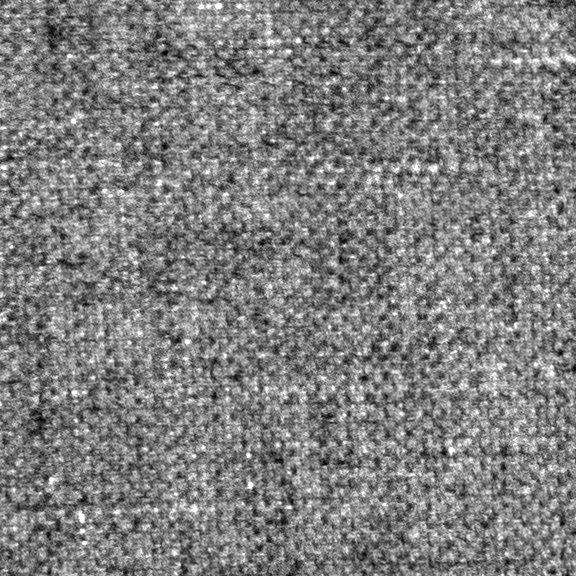
#> input picture textures-dataset/canvas1/canvas1-a-p001.png, 576 x 576 px; its folder holds only this picture in this run
$ jupyter execute --allow-errors Texture.ipynb
#> lines starting #> are read from the running program, lines starting #| are printed output that depends on the picture
# Imports

[cell 1]
from pathlib import Path
import numpy as np
from matplotlib import pyplot as plt
import matplotlib.gridspec as gridspec
from skimage import io, color, graph, segmentation, filters, measure, morphology, draw
from skimage.measure import regionprops
from skimage.transform import resize
import networkx as nx
from multiprocessing import Pool
from tqdm import tqdm
from sklearn.cluster import KMeans
from sklearn.preprocessing import StandardScaler
from sklearn.decomposition import PCA

# Parameters

[cell 2]
NUMBER_OF_THREADS = 4

DATASET = Path("textures-dataset")

CROP_RATIO = 4

SEGMENTATION_COMPACTNESS = 30
NUMBER_OF_SEGMENTS = 3000
WEIGHT_THRESHOLD = 30

RANDOM_STATE = 0

# Initialization

[cell 3]
np.random.seed(RANDOM_STATE)

# Loading Dataset

[cell 4]
images = sorted(DATASET.glob("**/*.png"))
classes = [path.parent.name for path in images]

CLASSES = list(set(classes))

[cell 5]
for i, image in enumerate(images):
    image = io.imread(image)
#> image is the input picture: shape (576, 576); min 0, max 255, mean 126.9
    height, width = image.shape
#> height = 576; width = 576
    image = image[:height // CROP_RATIO, :width // CROP_RATIO]
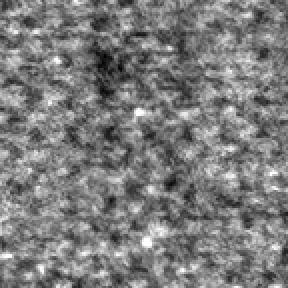
#> image: shape (144, 144) (shown 2 times larger); min 3, max 255, mean 124
    images[i] = np.expand_dims(image, 2)
#> pass 2 of the loop `for i, image in enumerate(images):`:
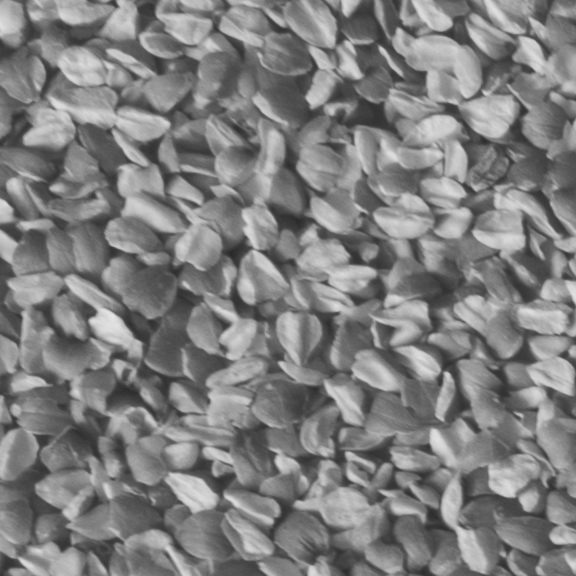
#> input picture textures-dataset/linsseeds1/linseeds1-a-p001.png, 576 x 576 px
#> image is the input picture: shape (576, 576); min 42, max 228, mean 127
#> `image = image[:height // CROP_RATIO, :width // CROP_RATIO]`:
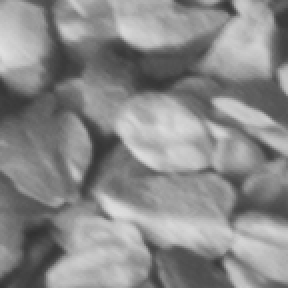
#> image: shape (144, 144) (shown 2 times larger); min 48, max 223, mean 137.7
#> pass 3 of the loop `for i, image in enumerate(images):`:
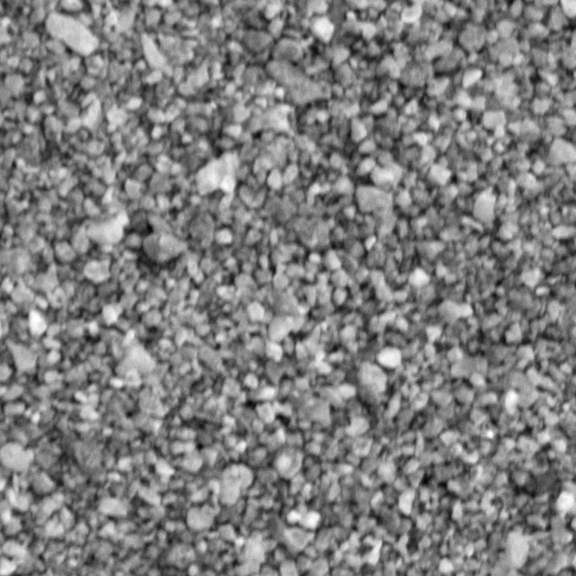
#> input picture textures-dataset/sand1/sand1-a-p001.png, 576 x 576 px
#> image is the input picture: shape (576, 576); min 5, max 255, mean 127
#> `image = image[:height // CROP_RATIO, :width // CROP_RATIO]`:
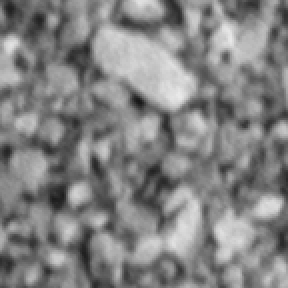
#> image: shape (144, 144) (shown 2 times larger); min 22, max 233, mean 130.7

# Visualization

[cell 6]
import matplotlib.pyplot as plt

#> (the rest of this cell did not finish here and is left out)

#> (a cell that did not finish here is left out)

#> (a cell that did not finish here is left out)

#> (a cell that did not finish here is left out)

#> (a cell that did not finish here is left out)

[cell 11]
def filter_edges (g, threshold):
    G = nx.Graph()

    for edge in g.edges():
        n1, n2 = edge

        if g[n1][n2]["weight"] < threshold:
            G.add_edge(*edge, weight = g[n1][n2]["weight"])

    return G

#> (the rest of this cell did not finish here and is left out)

# Analysis (Multithreaded)

[cell 12]
def filter_edges (g, threshold):
    G = nx.Graph()

    for edge in g.edges():
        n1, n2 = edge

        if g[n1][n2]["weight"] < threshold:
            G.add_edge(*edge, weight=g[n1][n2]["weight"])

    return G

def process (image, compactness = SEGMENTATION_COMPACTNESS, n_segments = NUMBER_OF_SEGMENTS, threshold = WEIGHT_THRESHOLD):
#> called with compactness = 30, n_segments = 3000, threshold = 30
    labels = segmentation.slic(image, compactness=compactness, n_segments=n_segments)
    labels = labels + 1
    regions = regionprops(labels)

    label_rgb = color.label2rgb(labels, image, kind = "avg")
    label_rgb = segmentation.mark_boundaries(label_rgb, labels, (0, 0, 0))

    rag = graph.rag_mean_color(image, labels)

    for region in regions:
        rag.nodes[region["label"]]["centroid"] = region["centroid"]

    G = filter_edges(rag, threshold)

    if not G.nodes():
        return []

    laplacian_spectrum = nx.laplacian_spectrum(G)

    return laplacian_spectrum

X = []

with Pool(NUMBER_OF_THREADS) as p:
    X = list(
        tqdm(
            p.imap(
                process,
                images
            ),
            total = len(images)
        )
    )
#> X = 3 items

[cell 13]
max_length = max(len(x) for x in X)
#> max_length = 2271

padded_X = [np.pad(x, (0, max_length - len(x)), "constant") for x in X]
#> padded_X = 3 items

X = np.array(padded_X)

scaler = StandardScaler()
X = scaler.fit_transform(X)

num_clusters = len(CLASSES)

kmeans = KMeans(n_clusters = num_clusters, random_state = RANDOM_STATE)
labels = kmeans.fit_predict(X)
#> labels = [2, 0, 1]

data_with_labels = np.column_stack((X, labels))

num_components = 2

pca = PCA(n_components = 2)
pca_result = pca.fit_transform(X)
#> pca_result = [[-44.12, -10.65], [64.39, -3], [-20.27, 13.65]]

unique_labels = list(set(labels))
#> unique_labels = [0, 1, 2]

for label in unique_labels:
    indices = [i for i, x in enumerate(labels) if x == label]
    plt.scatter(pca_result[indices, 0], pca_result[indices, 1], label=f'Cluster {label}', s = 50, edgecolor = "k")
#> this loop made 3 passes
#> indices on passes 1 to 3: [1], [2], [0]

plt.title("K-Means Clustering of Laplacian Spectrum")
plt.xlabel("Dimension 1")
plt.ylabel("Dimension 2")
plt.legend()
plt.show()
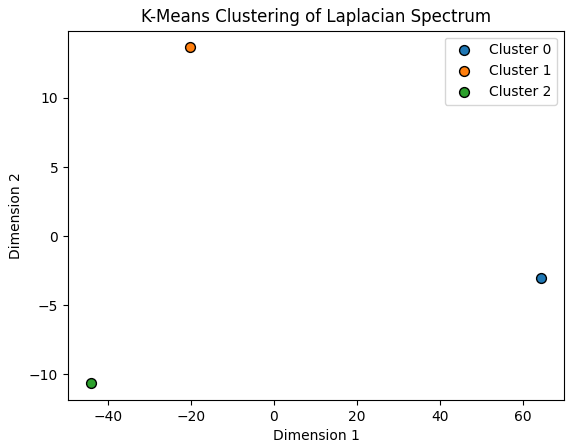
#> figure drawn by matplotlib, 1 panel

fig = plt.figure(figsize = (16, 9))
gs = gridspec.GridSpec(num_clusters, 8, width_ratios = [1] * 8)

#> (the rest of this cell did not finish here and is left out)
